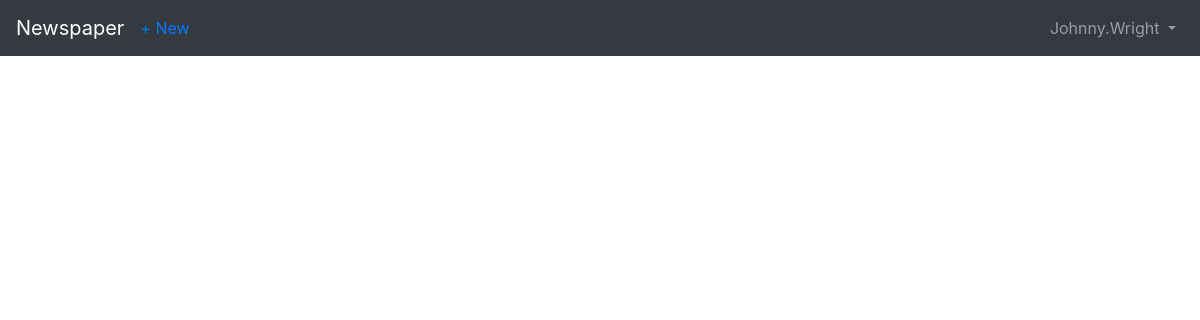
Page /articles/ (signed in) on the earlier database version.
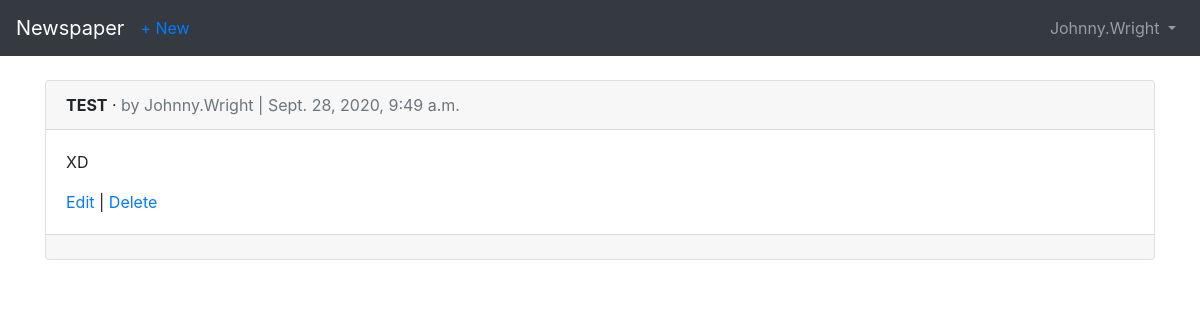
Same page on the later database version.
### articles/models.py (models this page shows, shortened)
class Article(models.Model):
    title = models.CharField(max_length=255)
    body = models.TextField()
    date = models.DateTimeField(auto_now_add=True)
    author = models.ForeignKey(
        get_user_model(),
        on_delete=models.CASCADE,
    )

### users/models.py (models this page shows)
class CustomUser(AbstractUser):
    age = models.PositiveIntegerField(null=True, blank=True)

### articles/views.py (the view)
# urls.py: path('', ArticleListView.as_view(), name='article_list'),
class ArticleListView(LoginRequiredMixin, ListView):
    model = Article
    template_name = 'article_list.html'
    login_url = 'login'

### templates/article_list.html (shortened to what this page needs)
{% extends 'base.html' %}
{% block content %}
	{% for article in object_list %}
		<div class="card">
		 <div class="card-header">
		  <span class="font-weight-bold">{{ article.title }}</span> &middot;
		  <span class="text-muted">by {{ article.author }} |
		  {{ article.date }}</span>
		</div>
		<div class="card-body">
		 <p>{{ article.body }}</p>
		 <a href="{% url 'article_edit' article.pk %}">Edit</a> |
		 <a href="{% url 'article_delete' article.pk %}">Delete</a>
		</div>
		<div class="card-footer">
		</div>
		</div>
		<br />
	{% endfor %}
{% endblock content %}

Differences in the rows shown:
added Article: title "TEST", author "Johnny.Wright", date "Sept. 28, 2020, 9:49 a.m.", body "XD"
